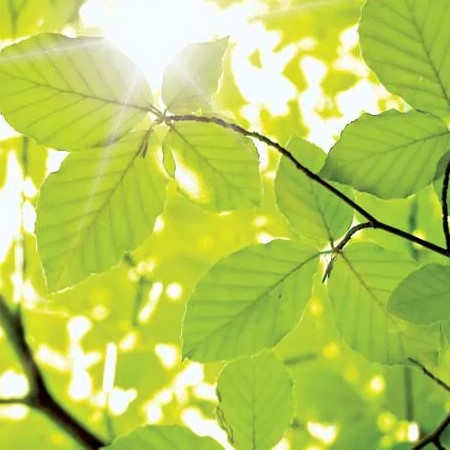
#> input picture input_dataset/test.jpg, 450 x 450 px; its folder holds only this picture in this run
$ python main_par_multi.py
#> lines starting #> are read from the running program, lines starting #| are printed output that depends on the picture
import os
from os import listdir
from tempfile import mkdtemp

import numpy as np
import timeit
from PIL import Image
import matplotlib.pyplot as plt
from joblib import Parallel, delayed, load, dump


def lbp_multi(input_list: list[np.ndarray], points: int, radius: float, proc: int) -> list[np.ndarray]:
    # return Parallel(n_jobs=proc)(delayed(lbp)(input_img, points, radius) for input_img in input_list)
    savedir = mkdtemp()
    input_paths = []
    for i in range(len(input_list)):
        input_path = os.path.join(savedir, f'input{i}.joblib')
        dump(input_list[i], input_path, compress=True)
        input_paths.append(input_path)

    outputs = Parallel(n_jobs=proc)(delayed(lbp_single_load)(input_path, points, radius)
                                    for input_path in input_paths)

    for path in input_paths:
        os.remove(path)
    return outputs


def lbp_single_load(input_path: str, points: int, radius: float) -> np.ndarray:
    input_img = load(input_path)
    return lbp(input_img, points, radius)


def lbp(input_img: np.ndarray, points: int, radius: float) -> np.ndarray:
    height, width = input_img.shape
    output = np.zeros((height, width))
    int_radius = np.ceil(radius).astype(int)
    padded_input = np.pad(input_img, ((int_radius, int_radius), (int_radius, int_radius)), 'constant',
                          constant_values=(0, 0))
    for cy in range(height):
        for cx in range(width):
            lbp_val = 0
            p_vals = []
            for p in range(points):
                px = cx - radius * np.sin(2 * np.pi * p / points)
                py = cy + radius * np.cos(2 * np.pi * p / points)
                p_val = bilinear_interpolation(padded_input, px + int_radius, py + int_radius)
                p_vals.append(p_val)
                if p_val >= input_img[cy, cx]:
                    lbp_val += 1
            s = np.heaviside(np.subtract(p_vals, input_img[cy, cx]), 1)
            u = np.sum(np.abs(s[1:] - s[:-1]))
            if u > 2:
                lbp_val = points + 1
            output[cy, cx] = lbp_val
    output = (np.rint(output)).astype(np.uint8)
    return output


def bilinear_interpolation(input_img: np.ndarray, px, py) -> float:
    x1 = np.floor(px).astype(int)
    x2 = np.ceil(px).astype(int)
    y1 = np.floor(py).astype(int)
    y2 = np.ceil(py).astype(int)

    q11 = input_img[y1, x1]
    q12 = input_img[y2, x1]
    q22 = input_img[y2, x2]
    q21 = input_img[y1, x2]

    if x1 == x2 and y1 != y2:
        return q11 * ((y2 - py) / (y2 - y1)) + q12 * ((py - y1) / (y2 - y1))
    elif x1 != x2 and y1 == y2:
        return q11 * ((x2 - px) / (x2 - x1)) + q22 * ((px - x1) / (x2 - x1))
    elif x1 == x2 and y1 == y2:
        return input_img[y1, x1]
    else:
        return (1 / (x2 - x1) * (y2 - y1)) * (
                q11 * (x2 - px) * (y2 - py)
                + q21 * (px - x1) * (y2 - py)
                + q12 * (x2 - px) * (py - y1)
                + q22 * (px - x1) * (py - y1)
        )


if __name__ == '__main__':
    input_dir = './input_dataset/'
    output_dir = './output_dataset/'
    pts = 8
    rd = 1
    max_img = 20

    input_list = []
    for filename, _ in zip(listdir(input_dir), range(max_img)):
        img = Image.open(input_dir + filename).convert("L")
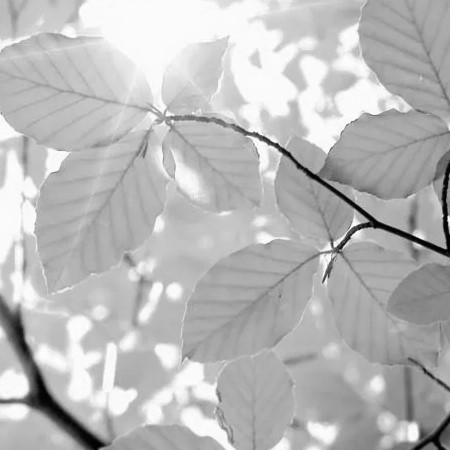
#> img: PIL image 450x450 L; min 0, max 255, mean 185.6
        in_img = np.asarray(img)
        input_list.append(in_img)

    output_list = []

    n_rep = 1
    times = []
    for p in range(5):
        processes = 2 ** p
        start_time = timeit.default_timer()
        for n in range(n_rep):
#> (the run stopped early here; a loop or call above may not have finished)
